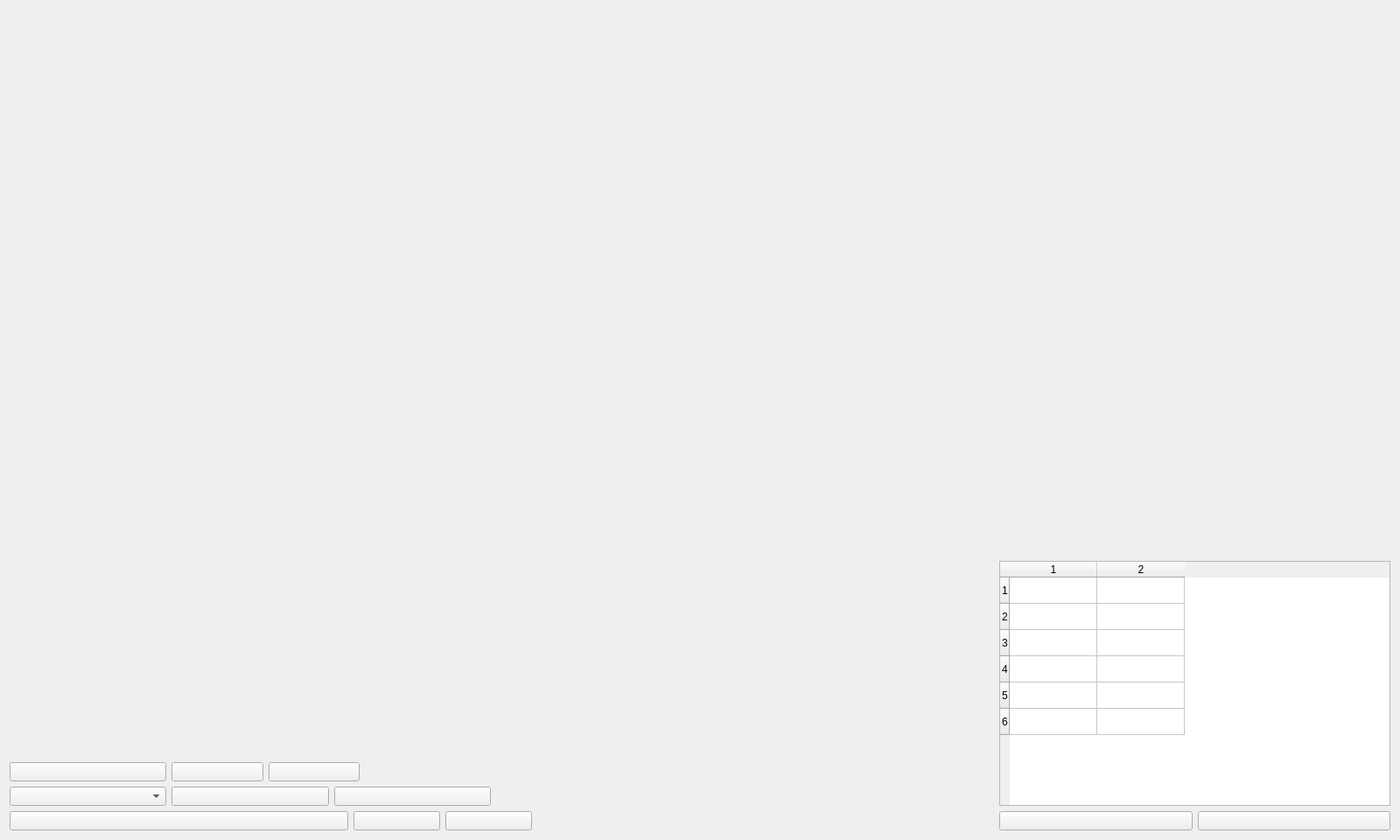
<?xml version="1.0" encoding="UTF-8"?>
<ui version="4.0">
 <class>CameraZoomFocusWidget</class>
 <widget class="QWidget" name="CameraZoomFocusWidget">
  <property name="geometry">
   <rect>
    <x>0</x>
    <y>0</y>
    <width>1600</width>
    <height>960</height>
   </rect>
  </property>
  <property name="windowTitle">
   <string>Form</string>
  </property>
  <layout class="QVBoxLayout" name="verticalLayout">
   <item>
    <layout class="QGridLayout" name="gridLayout" rowstretch="230,82,56,56,56" columnstretch="306,268,113,113">
     <item row="4" column="3">
      <widget class="CustomPushButton" name="jpgSavePushButton">
       <property name="text">
        <string/>
       </property>
      </widget>
     </item>
     <item row="3" column="0">
      <layout class="QHBoxLayout" name="horizontalLayout_3" stretch="81,81,81,21">
       <item>
        <widget class="CustomComboBox" name="dayComboBox"/>
       </item>
       <item>
        <widget class="CustomPushButton" name="autoTriggerPushButton">
         <property name="text">
          <string/>
         </property>
        </widget>
       </item>
       <item>
        <widget class="CustomPushButton" name="initPushButton">
         <property name="text">
          <string/>
         </property>
        </widget>
       </item>
       <item>
        <spacer name="horizontalSpacer_2">
         <property name="orientation">
          <enum>Qt::Horizontal</enum>
         </property>
         <property name="sizeHint" stdset="0">
          <size>
           <width>40</width>
           <height>20</height>
          </size>
         </property>
        </spacer>
       </item>
      </layout>
     </item>
     <item row="2" column="0">
      <layout class="QHBoxLayout" name="horizontalLayout_5" stretch="81,47,47,89">
       <item>
        <widget class="CustomPushButton" name="optPushButton">
         <property name="text">
          <string/>
         </property>
        </widget>
       </item>
       <item>
        <widget class="CustomPushButton" name="focusPlusPushButton">
         <property name="text">
          <string/>
         </property>
        </widget>
       </item>
       <item>
        <widget class="CustomPushButton" name="FocusMinusPushButton">
         <property name="text">
          <string/>
         </property>
        </widget>
       </item>
       <item>
        <spacer name="horizontalSpacer">
         <property name="orientation">
          <enum>Qt::Horizontal</enum>
         </property>
         <property name="sizeHint" stdset="0">
          <size>
           <width>40</width>
           <height>20</height>
          </size>
         </property>
        </spacer>
       </item>
      </layout>
     </item>
     <item row="0" column="0">
      <spacer name="verticalSpacer">
       <property name="orientation">
        <enum>Qt::Vertical</enum>
       </property>
       <property name="sizeHint" stdset="0">
        <size>
         <width>20</width>
         <height>40</height>
        </size>
       </property>
      </spacer>
     </item>
     <item row="4" column="1">
      <widget class="CustomLabel" name="speedSensitivitylabel">
       <property name="text">
        <string/>
       </property>
      </widget>
     </item>
     <item row="4" column="2">
      <widget class="CustomPushButton" name="pgrsSavePushButton">
       <property name="text">
        <string/>
       </property>
      </widget>
     </item>
     <item row="1" column="2" rowspan="3" colspan="2">
      <widget class="QTableWidget" name="tableWidget">
       <property name="rowCount">
        <number>6</number>
       </property>
       <property name="columnCount">
        <number>2</number>
       </property>
       <row/>
       <row/>
       <row/>
       <row/>
       <row/>
       <row/>
       <column/>
       <column/>
      </widget>
     </item>
     <item row="4" column="0">
      <layout class="QHBoxLayout" name="horizontalLayout_2" stretch="184,47,47">
       <item>
        <widget class="CustomPushButton" name="zoomRangePushButton">
         <property name="text">
          <string/>
         </property>
        </widget>
       </item>
       <item>
        <widget class="CustomPushButton" name="dzPlusPushButton">
         <property name="text">
          <string/>
         </property>
        </widget>
       </item>
       <item>
        <widget class="CustomPushButton" name="dzMinusPushButton">
         <property name="text">
          <string/>
         </property>
        </widget>
       </item>
      </layout>
     </item>
     <item row="1" column="0">
      <layout class="QVBoxLayout" name="verticalLayout_2">
       <item>
        <widget class="CustomLabel" name="zoomLabel">
         <property name="text">
          <string/>
         </property>
        </widget>
       </item>
       <item>
        <widget class="CustomLabel" name="dFocusLabel">
         <property name="text">
          <string/>
         </property>
        </widget>
       </item>
       <item>
        <widget class="CustomLabel" name="focusLabel">
         <property name="text">
          <string/>
         </property>
        </widget>
       </item>
      </layout>
     </item>
    </layout>
   </item>
  </layout>
 </widget>
 <customwidgets>
  <customwidget>
   <class>CustomPushButton</class>
   <extends>QPushButton</extends>
   <header>CustomPushButton.h</header>
  </customwidget>
  <customwidget>
   <class>CustomLabel</class>
   <extends>QLabel</extends>
   <header>CustomLabel.h</header>
  </customwidget>
  <customwidget>
   <class>CustomComboBox</class>
   <extends>QComboBox</extends>
   <header>CustomComboBox.h</header>
  </customwidget>
 </customwidgets>
 <resources/>
 <connections/>
</ui>
